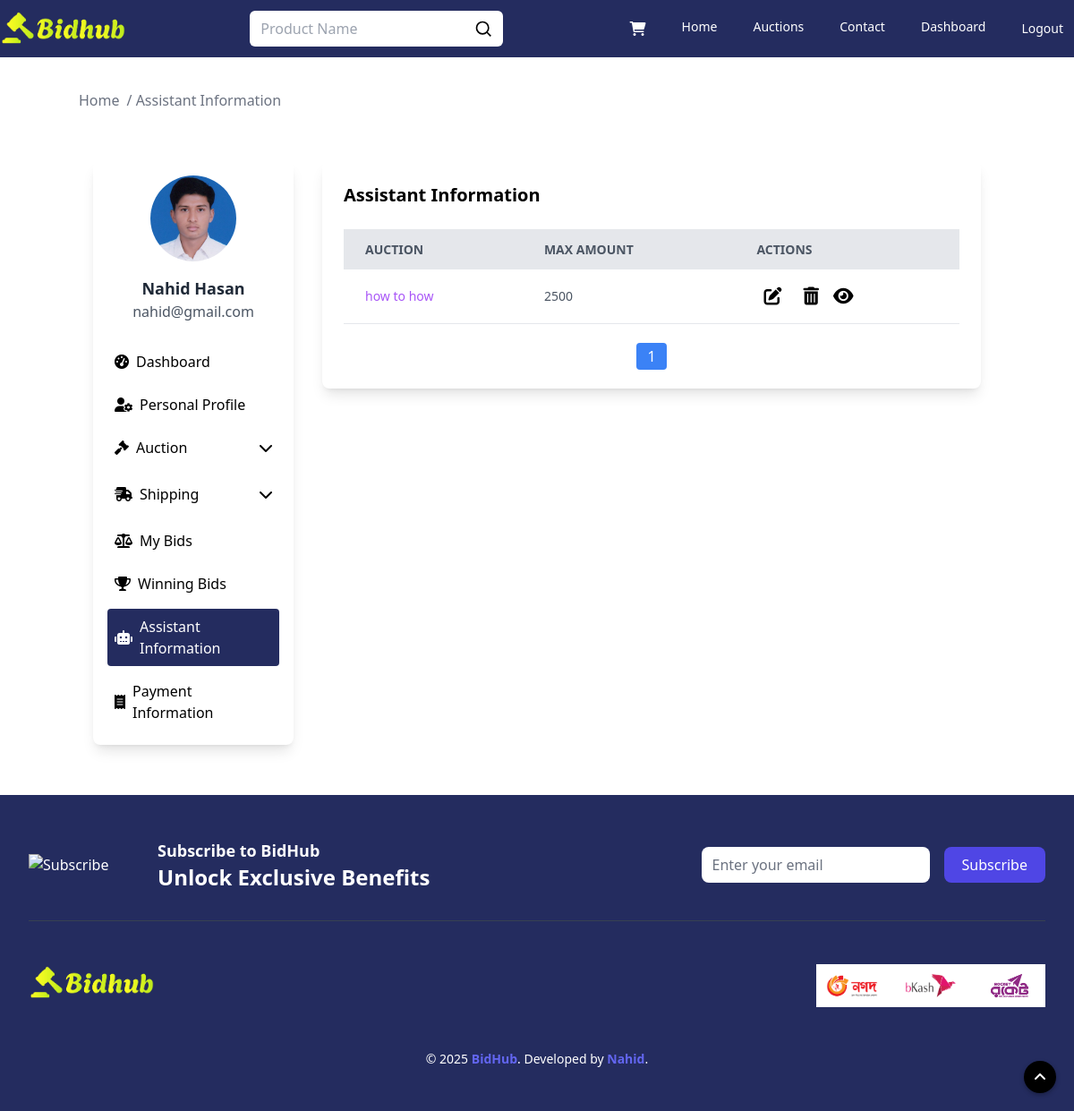
Before: /auction/assistant_info (signed in) with the older database file.
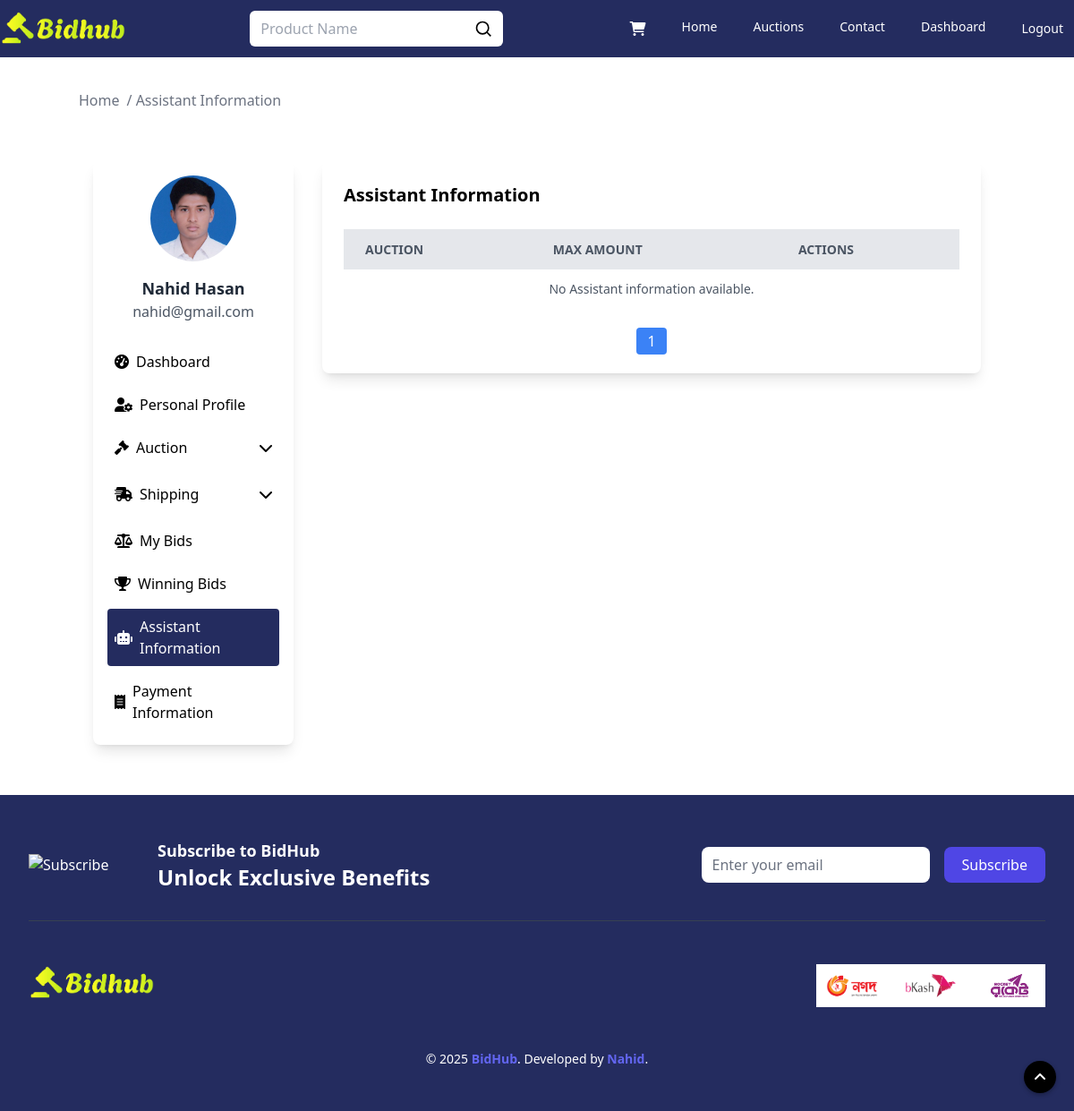
After: the same page with the newer database file.
### assistant/models.py (models this page shows, shortened)
class BidAssistant(models.Model):
    user = models.ForeignKey(User, on_delete=models.CASCADE)
    auction = models.ForeignKey(AuctionList, on_delete=models.CASCADE, related_name='bid_assistants')
    max_bid = models.IntegerField()
    last_bid_time = models.DateTimeField(default=timezone.now)

### auctions/models.py (models this page shows, shortened)
class AuctionList(models.Model):
    user = models.ForeignKey(User, on_delete=models.CASCADE, null=True)
    title = models.CharField(max_length=2000)
    desc = tinymce_models.HTMLField()
    starting_bid = models.IntegerField()
    buy_now_price = models.IntegerField(default=0)
    bid_watch_list = models.IntegerField(default=0)
    expire_date = models.DateTimeField(blank=False, null=True)
    categories = models.ManyToManyField('Category', through='AuctionCategory')
    active_bool = models.BooleanField(default=True)
    def __str__(self):
        return f"{self.title}"

### assistant/views.py (the view)
# urls.py: path("auction/assistant_info", views.assistant_info, name="assistant_info"),
@login_required(login_url='login')
def assistant_info(request):
    user = request.user
    profile_picture_url = None
    if hasattr(user, 'profile_picture') and user.profile_picture:
        profile_picture_url = request.build_absolute_uri(user.profile_picture.url)
    set_bids = BidAssistant.objects.filter(user=user)
    paginator = Paginator(set_bids, 5)
    page_number = request.GET.get("page")
    page_obj = paginator.get_page(page_number)
    return render(request, "assistant_information.html", {
        'email': user.email,
        'name': f"{user.first_name} {user.last_name}",
        'profile_picture': profile_picture_url,
        'bids': page_obj,
        'total': paginator.count
    })

### auctions/templates/assistant_information.html (shortened to what the changed rows need)
{% extends "layout.html" %}
{% load static %}
{% block body %}
    <div class="max-w-[1280px] w-full m-auto">
        <section class="my-10">
            <div class="container mx-auto">
                <div class="flex flex-wrap justify-center">
                    <div class="w-full sm:w-2/3 lg:w-3/4 p-4">
                        <div class="bg-white shadow-lg rounded-lg p-6 mb-10">
                            <div class="w-full overflow-x-auto">
                                <table class="min-w-full bg-white">
                                    <thead>
                                    <tr class="w-full bg-gray-200 text-gray-600 uppercase text-sm leading-normal">
                                        <th class="py-3 px-6 text-left">Auction</th>
                                        <th class="py-3 px-6 text-left">Max Amount</th>
                                        <th class="py-3 px-6 text-left">Actions</th>
                                    </tr>
                                    </thead>
                                    <tbody class="text-gray-600 text-sm font-light">
                                    {% for bid in bids %}
                                        <tr class="border-b border-gray-200 hover:bg-gray-100">
                                            <td class="py-3 px-6">
                                                <a class="line-clamp-2 text-purple-500"
                                                   href="{% url 'auctionDetails' bid.auction.id %}">{{ bid.auction }}</a>
                                            </td>
                                            <td class="py-3 px-6">{{ bid.max_bid }}</td>
                                            <td class="py-3 px-6 flex gap-2">
                                                <button class="text-white text-xs py-1 px-2 rounded hover:bg-yellow-600"
                                                        data-bs-toggle="modal" data-bs-target="#editModal"
                                                        onclick="setEditBid({{ bid.id }}, '{{ bid.max_bid }}', '{{ bid.auction.id }}')">
                                                    <i class="text-black text-xl fa-solid fa-pen-to-square"></i>
                                                </button>
                                                <button class="text-white text-xs py-1 px-2 rounded hover:bg-red-600"
                                                        data-bs-toggle="modal" data-bs-target="#deleteModal"
                                                        onclick="setDeleteBid({{ bid.id }}, '{{ bid.auction.id }}')">
                                                    <i class="text-black text-xl fa-solid fa-trash-can"></i>
                                                </button>
                                                <button class="toggle-button" data-bs-toggle="modal"
                                                        data-bs-target="#toggleDetailsModal"
                                                        onclick="loadToggleDetails('{{ bid.auction.id }}')">
                                                    <i class="text-black text-xl fa-solid fa-eye"></i>
                                                </button>
                                            </td>
                                        </tr>
                                    {% empty %}
                                        <tr>
                                            <td colspan="5" class="text-center py-3">No Assistant information
                                                available.
                                            </td>
                                        </tr>
                                    {% endfor %}
                                    </tbody>
                                </table>
                            </div>
                            <div class="mt-6 flex justify-center">
                                <ul class="flex space-x-2">
                                    {% for num in bids.paginator.page_range %}
                                        {% if num == 1 or num == bids.paginator.num_pages %}
                                            <li>
                                                <a href="?page={{ num }}"
                                                   class="{% if num == bids.number %} bg-blue-500 text-white {% else %} bg-gray-200 text-gray-700 {% endif %} px-3 py-1 rounded">
                                                    {{ num }}
                                                </a>
                                            </li>
                                        {% elif num == bids.number|add:"-2" or num == bids.number|add:"2" %}
                                            <li>
                                                <span class="px-3 py-1">...</span>
                                            </li>
                                        {% endif %}
                                    {% endfor %}
                                </ul>
                            </div>
                        </div>
                    </div>
                </div>
            </div>
        </section>
    </div>
{% endblock %}

Changed rows visible on the page:
removed BidAssistant: auction "how to how", max_bid "2500"
Other visible differences:
text now shown: "No Assistant information available."
